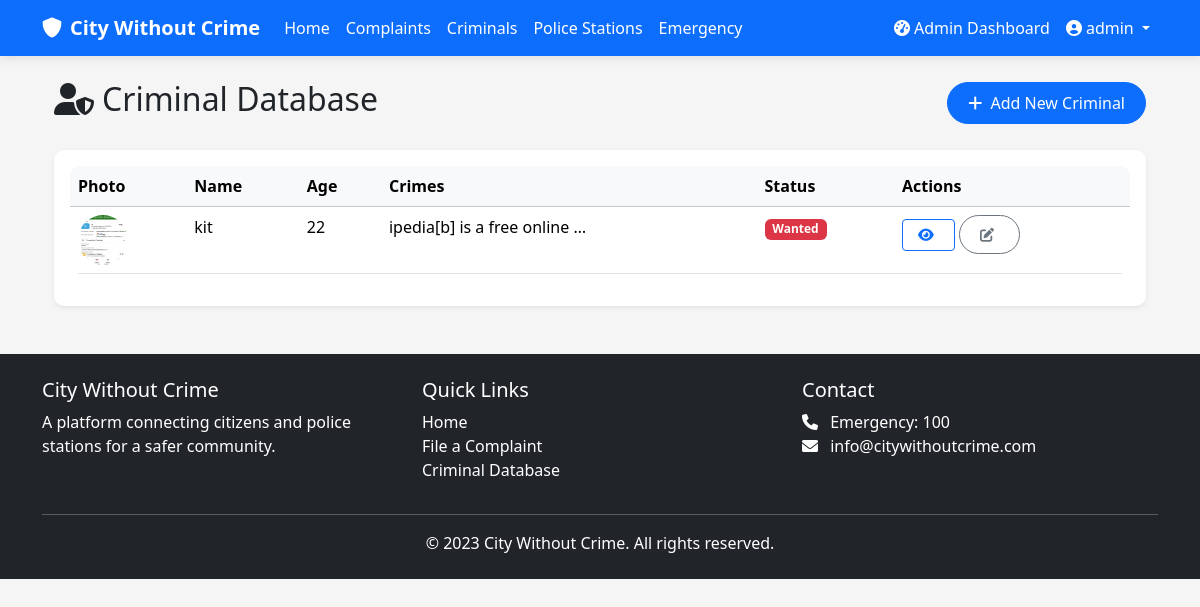
The app's page /criminals/ (signed in) with its own data.
### cwc_app/models.py (models this page shows, shortened)
class User(AbstractUser):
    is_police = models.BooleanField(default=False)
    is_admin = models.BooleanField(default=False)
    station = models.ForeignKey('PoliceStation', on_delete=models.SET_NULL, null=True, blank=True)

class Criminal(models.Model):
    name = models.CharField(max_length=100)
    photo = models.ImageField(upload_to='criminal_photos/')
    age = models.IntegerField()
    gender = models.CharField(max_length=10, choices=[('M', 'Male'), ('F', 'Female'), ('O', 'Other')])
    address = models.TextField()
    crimes = models.TextField()
    status = models.CharField(max_length=20, choices=[
        ('WANTED', 'Wanted'),
        ('ARRESTED', 'Arrested'),
        ('RELEASED', 'Released'),
    ])
    added_by = models.ForeignKey(User, on_delete=models.SET_NULL, null=True)
    created_at = models.DateTimeField(auto_now_add=True)
    updated_at = models.DateTimeField(auto_now=True)

### cwc_app/views.py (the view)
# urls.py: path('criminals/', views.criminal_list, name='criminal_list'),
@login_required
def criminal_list(request):
    criminals = Criminal.objects.all().order_by('-created_at')
    return render(request, 'criminals/list.html', {'criminals': criminals})

### templates/criminals/list.html (shortened to what this page needs)
{% extends 'base.html' %}
{% block content %}
<div class="container">
    <div class="d-flex justify-content-between align-items-center mb-4">
        <h2><i class="fas fa-user-shield me-2"></i>Criminal Database</h2>
        {% if user.is_police or user.is_admin %}
        <a href="{% url 'create_criminal' %}" class="btn btn-primary">
            <i class="fas fa-plus me-1"></i> Add New Criminal
        </a>
        {% endif %}
    </div>
    <div class="card shadow-sm">
        <div class="card-body">
            <div class="table-responsive">
                <table class="table table-hover">
                    <thead class="table-light">
                        <tr>
                            <th>Photo</th>
                            <th>Name</th>
                            <th>Age</th>
                            <th>Crimes</th>
                            <th>Status</th>
                            <th>Actions</th>
                        </tr>
                    </thead>
                    <tbody>
                        {% for criminal in criminals %}
                        <tr>
                            <td>
                                <img src="{{ criminal.photo.url }}" alt="{{ criminal.name }}"
                                     class="rounded-circle" width="50" height="50">
                            </td>
                            <td>{{ criminal.name }}</td>
                            <td>{{ criminal.age }}</td>
                            <td>{{ criminal.crimes|truncatewords:5 }}</td>
                            <td>
                                <span class="badge
                                    {% if criminal.status == 'WANTED' %}bg-danger
                                    {% elif criminal.status == 'ARRESTED' %}bg-warning text-dark
                                    {% else %}bg-success{% endif %}">
                                    {{ criminal.get_status_display }}
                                </span>
                            </td>
                            <td>
                                <a href="{% url 'criminal_detail' criminal.pk %}"
                                   class="btn btn-sm btn-outline-primary" title="View">
                                    <i class="fas fa-eye"></i>
                                </a>
                                {% if user.is_police or user.is_admin %}
                                <a href="#" class="btn btn-sm btn-outline-secondary" title="Edit">
                                    <i class="fas fa-edit"></i>
                                </a>
                                {% endif %}
                            </td>
                        </tr>
                        {% empty %}
                        <tr>
                            <td colspan="6" class="text-center py-4">No criminals found in database</td>
                        </tr>
                        {% endfor %}
                    </tbody>
                </table>
            </div>
        </div>
    </div>
</div>
{% endblock %}

### templates/partials/navbar.html (shortened to what this page needs)
<nav class="navbar navbar-expand-lg navbar-dark bg-primary">
    <div class="container">
        <a class="navbar-brand" href="{% url 'home' %}">
            <i class="fas fa-shield-alt me-2"></i>City Without Crime
        </a>
        <div class="collapse navbar-collapse" id="navbarNav">
            <ul class="navbar-nav me-auto">
                <li class="nav-item">
                    <a class="nav-link text-white" href="{% url 'home' %}">Home</a>
                </li>
                <li class="nav-item">
                    <a class="nav-link text-white" href="{% url 'complaint_list' %}">Complaints</a>
                </li>
                <li class="nav-item">
                    <a class="nav-link text-white" href="{% url 'criminal_list' %}">Criminals</a>
                </li>
                {% if user.is_police or user.is_admin %}
                <li class="nav-item">
                    <a class="nav-link text-white" href="{% url 'station_list' %}">Police Stations</a>
                </li>
                <li class="nav-item">
                    <a class="nav-link text-white" href="{% url 'emergency_list' %}">Emergency</a>
                </li>
                {% endif %}
            </ul>
            <ul class="navbar-nav">
                {% if user.is_authenticated %}
                    {% if user.is_admin %}
                        <li class="nav-item">
                            <a class="nav-link text-white" href="{% url 'admin_dashboard' %}">
                                <i class="fas fa-tachometer-alt me-1"></i>Admin Dashboard
                            </a>
                        </li>
                    {% elif user.is_police %}
                        <li class="nav-item">
                            <a class="nav-link text-white" href="{% url 'police_dashboard' %}">
                                <i class="fas fa-tachometer-alt me-1"></i>Police Dashboard
                            </a>
                        </li>
                    {% endif %}
                    <li class="nav-item dropdown">
                        <a class="nav-link dropdown-toggle text-white" href="#" id="userDropdown" role="button" data-bs-toggle="dropdown">
                            <i class="fas fa-user-circle me-1"></i>{{ user.username }}
                        </a>
                    </li>
                {% endif %}
            </ul>
        </div>
    </div>
</nav>

### static/css/style.css (style rules this page uses)
:root { --primary-color: #0d6efd; --secondary-color: #f03848; --success-color: #198754; --danger-color: #dc3545; --warning-color: #ffc107; --info-color: #0dcaf0; --light-color: #f8f9fa; --dark-color: #212529; }
body { font-family: 'Segoe UI', Tahoma, Geneva, Verdana, sans-serif; background-color: #f5f5f5; }
.card { transition: transform 0.3s ease, box-shadow 0.3s ease; border: none; border-radius: 10px; box-shadow: 0 4px 6px rgba(0, 0, 0, 0.1); }
.btn { border-radius: 50px; padding: 8px 20px; font-weight: 500; }
.btn-primary { background-color: var(--primary-color); border-color: var(--primary-color); }
.navbar { box-shadow: 0 2px 10px rgba(0, 0, 0, 0.1); }
.navbar-brand { font-weight: 700; }
.table { border-radius: 10px; overflow: hidden; }
.btn i { margin-right: 5px; }
.btn.btn-outline-primary { display: inline-flex; align-items: center; padding: 8px 15px; border-radius: 4px; text-decoration: none; color: #0d6efd; border: 1px solid #0d6efd; background-color: transparent; }

### records on screen
User: username "admin"
Criminal: photo (picture), name "kit", age "22", crimes "ipedia[b] is a free online …", status "Wanted"
